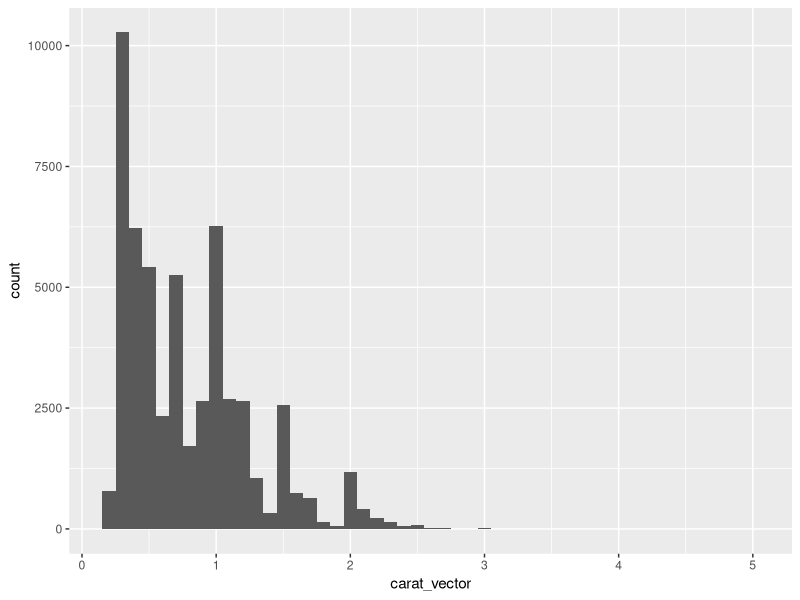

This chart was generated by the following R code:
## ---- chunk 1

## ---- chunk 2
library(ggplot2)
names(diamonds) #note that diamonds is already loaded even though it doesn't appear in the environment at first
diamonds <- diamonds # this command makes your diamonds dataset appear in your environment (top right)
## ---- chunk 3
##    Insert the correct commands here (they should not be preceded by a hashtag)
##    Exception: Only put a hashtag before the command if it produces an "Error" output.
##    This will ensure that the document knits properly even though the command does not.
##    The graders will still be able to see that you made progress on this 

library(dplyr)


Modes <- function(x) {
  ux <- unique(x)
  tab <- tabulate(match(x, ux))
  ux[tab == max(tab)]
}
#Carat descriptive statistics
carat_vector <- diamonds$carat
summary(carat_vector)
Modes(carat_vector)

#Price percentiles
price_vector <- diamonds$price
df_price_percentile <- as.data.frame(quantile(price_vector, 0.1))
names(df_price_percentile) <- "Price"
df_price_percentile <- df_price_percentile %>% add_row(Price = (quantile(price_vector, 0.25))) %>%
                                                add_row(Price = (quantile(price_vector, 0.5))) %>%
                                                add_row(Price = (quantile(price_vector, 0.75))) %>%
                                                add_row(Price = (quantile(price_vector, 0.9)))
rownames(df_price_percentile)[rownames(df_price_percentile) == "...2"] = "25%"  
rownames(df_price_percentile)[rownames(df_price_percentile) == "...3"] = "50%"  
rownames(df_price_percentile)[rownames(df_price_percentile) == "...4"] = "75%"  
rownames(df_price_percentile)[rownames(df_price_percentile) == "...5"] = "90%"

df_price_percentile
## ---- chunk 4
##    Insert the correct commands here (they should not be preceded by a hashtag)
##    Exception: Only put a hashtag before the command if it produces an "Error" output.
##    This will ensure that the document knits properly even though the command does not.
##    The graders will still be able to see that you made progress on this question.

plot_carat <- ggplot(mapping = aes(x = carat_vector)) +
              geom_histogram(binwidth = 0.1)
plot_carat
## ---- chunk 5
##    Insert the correct commands here (they should not be preceded by a hashtag)
##    Exception: Only put a hashtag before the command if it produces an "Error" output.
##    This will ensure that the document knits properly even though the command does not.
##    The graders will still be able to see that you made progress on this question.
df_3to4 <- diamonds %>% filter(carat > 3 & carat < 4)
str(df_3to4)
summary(df_3to4$price)
#18710 - 8040 = 10670
price3to4_vector <- df_3to4$price
df_price_percentile3to4 <- as.data.frame(quantile(price3to4_vector, 0.1))
names(df_price_percentile3to4) <- "Price"
df_price_percentile3to4 <- df_price_percentile3to4 %>% add_row(Price = (quantile(price3to4_vector, 0.25))) %>%
                                                add_row(Price = (quantile(price3to4_vector, 0.5))) %>%
                                                add_row(Price = (quantile(price3to4_vector, 0.75))) %>%
                                                add_row(Price = (quantile(price3to4_vector, 0.9)))
rownames(df_price_percentile3to4)[rownames(df_price_percentile3to4) == "...2"] = "25%"  
rownames(df_price_percentile3to4)[rownames(df_price_percentile3to4) == "...3"] = "50%"  
rownames(df_price_percentile3to4)[rownames(df_price_percentile3to4) == "...4"] = "75%"  
rownames(df_price_percentile3to4)[rownames(df_price_percentile3to4) == "...5"] = "90%"

df_price_percentile3to4
